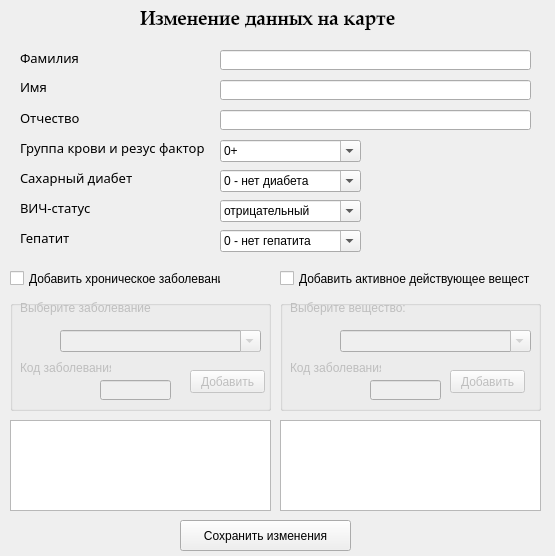
<?xml version="1.0" encoding="UTF-8"?>
<ui version="4.0">
 <class>Change_data</class>
 <widget class="QDialog" name="Change_data">
  <property name="geometry">
   <rect>
    <x>0</x>
    <y>0</y>
    <width>555</width>
    <height>556</height>
   </rect>
  </property>
  <property name="windowTitle">
   <string>Dialog</string>
  </property>
  <widget class="QLabel" name="SD_label">
   <property name="geometry">
    <rect>
     <x>20</x>
     <y>170</y>
     <width>131</width>
     <height>16</height>
    </rect>
   </property>
   <property name="font">
    <font>
     <family>MV Boli</family>
     <pointsize>10</pointsize>
    </font>
   </property>
   <property name="text">
    <string>Сахарный диабет</string>
   </property>
  </widget>
  <widget class="QListWidget" name="HZ_list">
   <property name="enabled">
    <bool>true</bool>
   </property>
   <property name="geometry">
    <rect>
     <x>10</x>
     <y>420</y>
     <width>261</width>
     <height>91</height>
    </rect>
   </property>
  </widget>
  <widget class="QComboBox" name="AID_combo">
   <property name="geometry">
    <rect>
     <x>220</x>
     <y>200</y>
     <width>141</width>
     <height>22</height>
    </rect>
   </property>
   <property name="editable">
    <bool>true</bool>
   </property>
   <item>
    <property name="text">
     <string>отрицательный</string>
    </property>
   </item>
   <item>
    <property name="text">
     <string>положительный</string>
    </property>
   </item>
  </widget>
  <widget class="QListWidget" name="AS_list">
   <property name="geometry">
    <rect>
     <x>280</x>
     <y>420</y>
     <width>261</width>
     <height>91</height>
    </rect>
   </property>
  </widget>
  <widget class="QComboBox" name="SD_combo">
   <property name="geometry">
    <rect>
     <x>220</x>
     <y>170</y>
     <width>141</width>
     <height>22</height>
    </rect>
   </property>
   <property name="editable">
    <bool>true</bool>
   </property>
   <item>
    <property name="text">
     <string>0 - нет диабета</string>
    </property>
   </item>
   <item>
    <property name="text">
     <string>диабет 1-го типа</string>
    </property>
   </item>
   <item>
    <property name="text">
     <string>диабет 2-го типа</string>
    </property>
   </item>
  </widget>
  <widget class="QLabel" name="H_label">
   <property name="geometry">
    <rect>
     <x>20</x>
     <y>230</y>
     <width>101</width>
     <height>16</height>
    </rect>
   </property>
   <property name="font">
    <font>
     <family>MV Boli</family>
     <pointsize>10</pointsize>
    </font>
   </property>
   <property name="text">
    <string>Гепатит</string>
   </property>
  </widget>
  <widget class="QCheckBox" name="HZ_check">
   <property name="geometry">
    <rect>
     <x>10</x>
     <y>270</y>
     <width>211</width>
     <height>17</height>
    </rect>
   </property>
   <property name="text">
    <string>Добавить хроническое заболевание</string>
   </property>
  </widget>
  <widget class="QGroupBox" name="AS_group">
   <property name="enabled">
    <bool>false</bool>
   </property>
   <property name="geometry">
    <rect>
     <x>280</x>
     <y>300</y>
     <width>261</width>
     <height>111</height>
    </rect>
   </property>
   <property name="title">
    <string/>
   </property>
   <widget class="QComboBox" name="AS_combo">
    <property name="geometry">
     <rect>
      <x>60</x>
      <y>30</y>
      <width>191</width>
      <height>22</height>
     </rect>
    </property>
    <property name="editable">
     <bool>true</bool>
    </property>
   </widget>
   <widget class="QLabel" name="label_3">
    <property name="geometry">
     <rect>
      <x>10</x>
      <y>0</y>
      <width>131</width>
      <height>16</height>
     </rect>
    </property>
    <property name="text">
     <string>Выберите вещество:</string>
    </property>
   </widget>
   <widget class="QLabel" name="label_4">
    <property name="geometry">
     <rect>
      <x>10</x>
      <y>60</y>
      <width>91</width>
      <height>16</height>
     </rect>
    </property>
    <property name="text">
     <string>Код заболевания:</string>
    </property>
   </widget>
   <widget class="QLineEdit" name="AS_edit">
    <property name="geometry">
     <rect>
      <x>90</x>
      <y>80</y>
      <width>71</width>
      <height>20</height>
     </rect>
    </property>
    <property name="readOnly">
     <bool>true</bool>
    </property>
   </widget>
   <widget class="QPushButton" name="AS_button">
    <property name="geometry">
     <rect>
      <x>170</x>
      <y>70</y>
      <width>75</width>
      <height>23</height>
     </rect>
    </property>
    <property name="text">
     <string>Добавить</string>
    </property>
   </widget>
  </widget>
  <widget class="QCheckBox" name="AS_check">
   <property name="geometry">
    <rect>
     <x>280</x>
     <y>270</y>
     <width>251</width>
     <height>17</height>
    </rect>
   </property>
   <property name="text">
    <string>Добавить активное действующее вещество</string>
   </property>
  </widget>
  <widget class="QLabel" name="AB0_Rh_label">
   <property name="geometry">
    <rect>
     <x>20</x>
     <y>140</y>
     <width>191</width>
     <height>16</height>
    </rect>
   </property>
   <property name="font">
    <font>
     <family>MV Boli</family>
     <pointsize>10</pointsize>
    </font>
   </property>
   <property name="text">
    <string>Группа крови и резус фактор</string>
   </property>
  </widget>
  <widget class="QComboBox" name="AB0_Rh_combo">
   <property name="geometry">
    <rect>
     <x>220</x>
     <y>140</y>
     <width>141</width>
     <height>22</height>
    </rect>
   </property>
   <property name="editable">
    <bool>true</bool>
   </property>
   <item>
    <property name="text">
     <string>0+</string>
    </property>
   </item>
   <item>
    <property name="text">
     <string>0-</string>
    </property>
   </item>
   <item>
    <property name="text">
     <string>A+</string>
    </property>
   </item>
   <item>
    <property name="text">
     <string>A-</string>
    </property>
   </item>
   <item>
    <property name="text">
     <string>B+</string>
    </property>
   </item>
   <item>
    <property name="text">
     <string>B-</string>
    </property>
   </item>
   <item>
    <property name="text">
     <string>AB+</string>
    </property>
   </item>
   <item>
    <property name="text">
     <string>AB-</string>
    </property>
   </item>
  </widget>
  <widget class="QComboBox" name="H_combo">
   <property name="geometry">
    <rect>
     <x>220</x>
     <y>230</y>
     <width>141</width>
     <height>22</height>
    </rect>
   </property>
   <property name="editable">
    <bool>true</bool>
   </property>
   <item>
    <property name="text">
     <string>0 - нет гепатита</string>
    </property>
   </item>
   <item>
    <property name="text">
     <string>A</string>
    </property>
   </item>
   <item>
    <property name="text">
     <string>B</string>
    </property>
   </item>
   <item>
    <property name="text">
     <string>C</string>
    </property>
   </item>
   <item>
    <property name="text">
     <string>D</string>
    </property>
   </item>
   <item>
    <property name="text">
     <string>E</string>
    </property>
   </item>
   <item>
    <property name="text">
     <string>F</string>
    </property>
   </item>
   <item>
    <property name="text">
     <string>G</string>
    </property>
   </item>
  </widget>
  <widget class="QPushButton" name="Save_change">
   <property name="geometry">
    <rect>
     <x>180</x>
     <y>520</y>
     <width>171</width>
     <height>31</height>
    </rect>
   </property>
   <property name="text">
    <string>Сохранить изменения</string>
   </property>
  </widget>
  <widget class="QLabel" name="title_label">
   <property name="geometry">
    <rect>
     <x>140</x>
     <y>0</y>
     <width>301</width>
     <height>41</height>
    </rect>
   </property>
   <property name="font">
    <font>
     <family>Palatino Linotype</family>
     <pointsize>15</pointsize>
     <weight>75</weight>
     <bold>true</bold>
    </font>
   </property>
   <property name="text">
    <string>Изменение данных на карте</string>
   </property>
  </widget>
  <widget class="QLabel" name="AID_label">
   <property name="geometry">
    <rect>
     <x>20</x>
     <y>200</y>
     <width>111</width>
     <height>16</height>
    </rect>
   </property>
   <property name="font">
    <font>
     <family>MV Boli</family>
     <pointsize>10</pointsize>
    </font>
   </property>
   <property name="text">
    <string>ВИЧ-статус</string>
   </property>
  </widget>
  <widget class="QGroupBox" name="HZ_group">
   <property name="enabled">
    <bool>false</bool>
   </property>
   <property name="geometry">
    <rect>
     <x>10</x>
     <y>300</y>
     <width>261</width>
     <height>111</height>
    </rect>
   </property>
   <property name="title">
    <string/>
   </property>
   <widget class="QComboBox" name="HZ_combo">
    <property name="geometry">
     <rect>
      <x>50</x>
      <y>30</y>
      <width>201</width>
      <height>22</height>
     </rect>
    </property>
    <property name="editable">
     <bool>true</bool>
    </property>
   </widget>
   <widget class="QLabel" name="label">
    <property name="geometry">
     <rect>
      <x>10</x>
      <y>0</y>
      <width>131</width>
      <height>16</height>
     </rect>
    </property>
    <property name="text">
     <string>Выберите заболевание:</string>
    </property>
   </widget>
   <widget class="QPushButton" name="HZ_button">
    <property name="geometry">
     <rect>
      <x>180</x>
      <y>70</y>
      <width>75</width>
      <height>23</height>
     </rect>
    </property>
    <property name="text">
     <string>Добавить</string>
    </property>
   </widget>
   <widget class="QLabel" name="label_2">
    <property name="geometry">
     <rect>
      <x>10</x>
      <y>60</y>
      <width>91</width>
      <height>16</height>
     </rect>
    </property>
    <property name="text">
     <string>Код заболевания:</string>
    </property>
   </widget>
   <widget class="QLineEdit" name="HZ_edit">
    <property name="geometry">
     <rect>
      <x>90</x>
      <y>80</y>
      <width>71</width>
      <height>20</height>
     </rect>
    </property>
    <property name="readOnly">
     <bool>true</bool>
    </property>
   </widget>
  </widget>
  <widget class="QLabel" name="label_5">
   <property name="geometry">
    <rect>
     <x>20</x>
     <y>50</y>
     <width>61</width>
     <height>16</height>
    </rect>
   </property>
   <property name="font">
    <font>
     <family>MV Boli</family>
     <pointsize>10</pointsize>
    </font>
   </property>
   <property name="text">
    <string>Фамилия</string>
   </property>
  </widget>
  <widget class="QLabel" name="label_6">
   <property name="geometry">
    <rect>
     <x>20</x>
     <y>80</y>
     <width>47</width>
     <height>13</height>
    </rect>
   </property>
   <property name="font">
    <font>
     <family>MV Boli</family>
     <pointsize>10</pointsize>
    </font>
   </property>
   <property name="text">
    <string>Имя</string>
   </property>
  </widget>
  <widget class="QLabel" name="label_7">
   <property name="geometry">
    <rect>
     <x>20</x>
     <y>110</y>
     <width>61</width>
     <height>16</height>
    </rect>
   </property>
   <property name="font">
    <font>
     <family>MV Boli</family>
     <pointsize>10</pointsize>
    </font>
   </property>
   <property name="text">
    <string>Отчество</string>
   </property>
  </widget>
  <widget class="QLineEdit" name="Surname_line">
   <property name="geometry">
    <rect>
     <x>220</x>
     <y>50</y>
     <width>311</width>
     <height>20</height>
    </rect>
   </property>
  </widget>
  <widget class="QLineEdit" name="Name_line">
   <property name="geometry">
    <rect>
     <x>220</x>
     <y>80</y>
     <width>311</width>
     <height>20</height>
    </rect>
   </property>
  </widget>
  <widget class="QLineEdit" name="MN_line">
   <property name="geometry">
    <rect>
     <x>220</x>
     <y>110</y>
     <width>311</width>
     <height>20</height>
    </rect>
   </property>
  </widget>
 </widget>
 <resources/>
 <connections/>
</ui>
